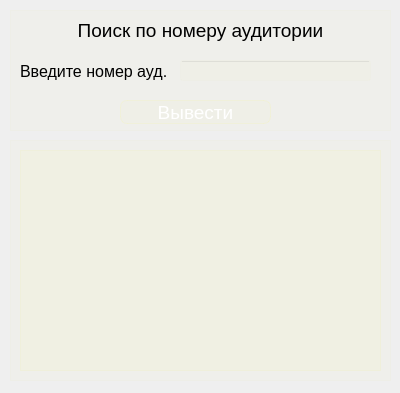
<?xml version="1.0" encoding="UTF-8"?>
<ui version="4.0">
 <class>wndw_search_by_numbe_aud</class>
 <widget class="QDialog" name="wndw_search_by_numbe_aud">
  <property name="geometry">
   <rect>
    <x>0</x>
    <y>0</y>
    <width>400</width>
    <height>393</height>
   </rect>
  </property>
  <property name="windowTitle">
   <string>Dialog</string>
  </property>
  <property name="styleSheet">
   <string notr="true">background-color: qlineargradient(
        spread:pad, x1:0, y1:0, x2:1, y2:1, 
        stop:0 rgba(139,0,255, 20), 
        stop:1 rgba(115,102,189, 40));</string>
  </property>
  <widget class="QFrame" name="frm_search_by_number_aud">
   <property name="geometry">
    <rect>
     <x>10</x>
     <y>10</y>
     <width>381</width>
     <height>121</height>
    </rect>
   </property>
   <property name="styleSheet">
    <string notr="true">background-color: rgba(254,254,34, 5)</string>
   </property>
   <property name="frameShape">
    <enum>QFrame::Shape::StyledPanel</enum>
   </property>
   <property name="frameShadow">
    <enum>QFrame::Shadow::Raised</enum>
   </property>
   <widget class="QLabel" name="lbl_search_by_number">
    <property name="geometry">
     <rect>
      <x>20</x>
      <y>0</y>
      <width>341</width>
      <height>41</height>
     </rect>
    </property>
    <property name="maximumSize">
     <size>
      <width>16777215</width>
      <height>60</height>
     </size>
    </property>
    <property name="font">
     <font>
      <pointsize>14</pointsize>
     </font>
    </property>
    <property name="styleSheet">
     <string notr="true">background-color: none;
border: none;</string>
    </property>
    <property name="text">
     <string>Поиск по номеру аудитории</string>
    </property>
    <property name="alignment">
     <set>Qt::AlignmentFlag::AlignCenter</set>
    </property>
   </widget>
   <widget class="QLabel" name="lbl_enter_number">
    <property name="geometry">
     <rect>
      <x>10</x>
      <y>50</y>
      <width>151</width>
      <height>22</height>
     </rect>
    </property>
    <property name="font">
     <font>
      <pointsize>12</pointsize>
     </font>
    </property>
    <property name="styleSheet">
     <string notr="true">background-color: none;
border:none;</string>
    </property>
    <property name="text">
     <string>Введите номер ауд.</string>
    </property>
   </widget>
   <widget class="QLineEdit" name="le_enter_number">
    <property name="geometry">
     <rect>
      <x>170</x>
      <y>50</y>
      <width>191</width>
      <height>21</height>
     </rect>
    </property>
    <property name="font">
     <font>
      <pointsize>12</pointsize>
     </font>
    </property>
   </widget>
   <widget class="QPushButton" name="pb_show">
    <property name="geometry">
     <rect>
      <x>110</x>
      <y>90</y>
      <width>151</width>
      <height>24</height>
     </rect>
    </property>
    <property name="font">
     <font>
      <pointsize>14</pointsize>
     </font>
    </property>
    <property name="styleSheet">
     <string notr="true">QPushButton {
color: white;
backgroung-color: rgba(254,254,34, 30);
border: 1px solid rgba(254,254,34, 20);
border-radius: 7px;
}

QPushButton:hover {
background-color: rgba(254,254,34, 40);
}

QPushButton:pressed {
background-color: rgba(254,254,34, 70);
}</string>
    </property>
    <property name="text">
     <string>Вывести</string>
    </property>
   </widget>
  </widget>
  <widget class="QFrame" name="frm_table_search_by_number_aud">
   <property name="geometry">
    <rect>
     <x>10</x>
     <y>140</y>
     <width>381</width>
     <height>241</height>
    </rect>
   </property>
   <property name="styleSheet">
    <string notr="true">background-color: rgba(254,254,34, 5)</string>
   </property>
   <property name="frameShape">
    <enum>QFrame::Shape::StyledPanel</enum>
   </property>
   <property name="frameShadow">
    <enum>QFrame::Shadow::Raised</enum>
   </property>
   <widget class="QTableView" name="tv__search_by_number">
    <property name="geometry">
     <rect>
      <x>10</x>
      <y>10</y>
      <width>361</width>
      <height>221</height>
     </rect>
    </property>
    <property name="styleSheet">
     <string notr="true">background-color: rgba(254,254,34, 10)</string>
    </property>
   </widget>
  </widget>
 </widget>
 <resources/>
 <connections/>
</ui>
